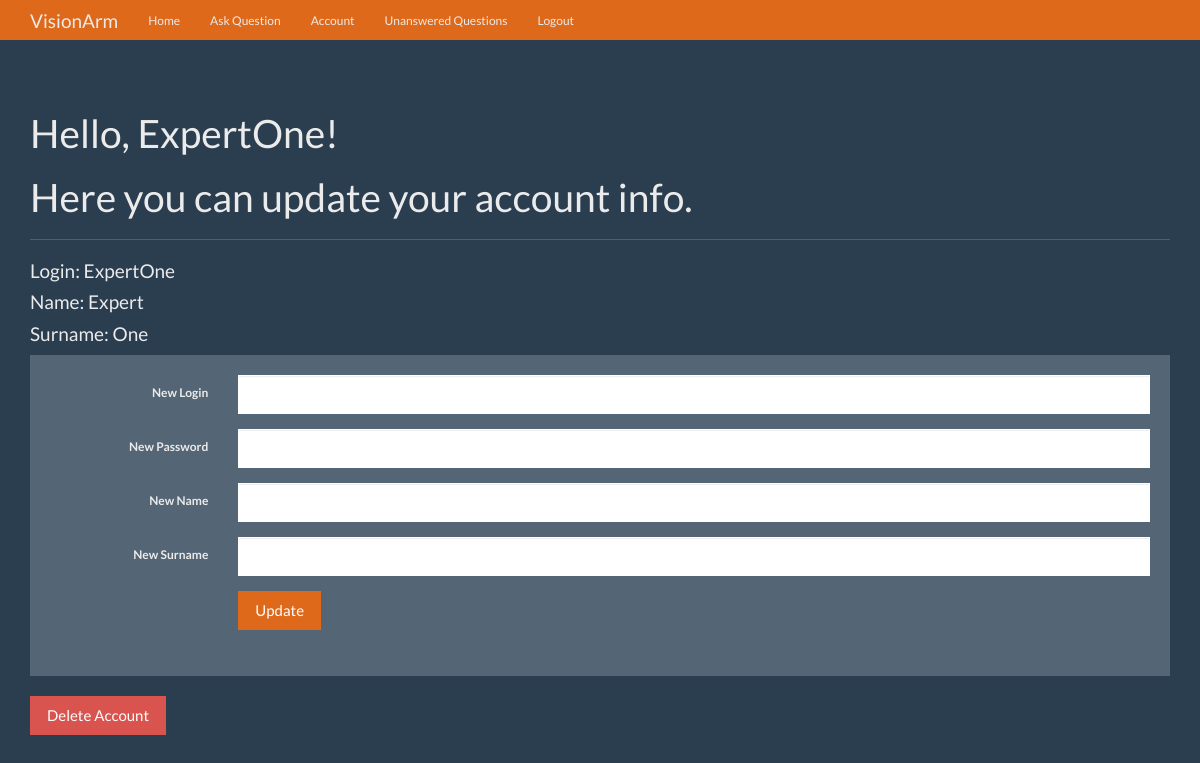
The page /edit (signed in) on the database its author committed.
### visionarm/models.py (models this page shows, shortened)
class User(db.Model, UserMixin):
    id = db.Column(db.Integer, primary_key=True)
    login = db.Column(db.String(50), nullable=False)
    password = db.Column(db.String(100), nullable=False)
    name = db.Column(db.String(50), nullable=False)
    surname = db.Column(db.String(50), nullable=False)
    expert = db.Column(db.Boolean)
    admin = db.Column(db.Boolean)
    questions_asked = db.relationship(
        'Question',
        foreign_keys='Question.asked_by_id',
        backref='asker',
        lazy=True
    )
    answers_requested = db.relationship(
        'Question',
        foreign_keys='Question.expert_id',
        backref='expert',
        lazy=True
    )
    @property
    def unhashed_password(self):
        raise AttributeError('Cannot view unhashed password!')

### visionarm/routes/main.py (the view, shortened to what this page needs)
@main.route('/edit', methods=['GET', 'POST'])
@login_required
def edit():
    return render_template('edit.html')

### visionarm/__init__.py (called while the page is built)
def create_app(config_file='settings.py'):
    app = Flask(__name__)
    app.config.from_pyfile(config_file)
    db.init_app(app)
    login_manager.init_app(app)
    login_manager.login_view = 'auth.login'
    @login_manager.user_loader
    def load_user(user_id):
        return User.query.get(user_id)
    app.register_blueprint(main)
    app.register_blueprint(auth)
    app.cli.add_command(create_tables)
    return app

### visionarm/templates/edit.html (shortened to what this page needs)
{% extends 'base.html' %}
{% block content %}
<div class="page-header">
        <h1>Hello, {{ current_user.login }}!</h1>
        <h1>Here you can update your account info.</h1>
      </div>
                <h4>Login: {{current_user.login}}</h4>
                <h4>Name: {{current_user.name}}</h4>
                <h4>Surname: {{current_user.surname}}</h4>
        <div class="row">
          <div class="col-lg-12">
            <div class="well bs-component">
              <form class="form-horizontal" method="POST" action="{{ url_for('main.edit') }}">
                <fieldset>
                  <div class="form-group">
                    <label for="inputLogin" class="col-lg-2 control-label">New Login</label>
                    <div class="col-lg-10">
                      <input type="text" class="form-control" name="new_login" id="inputLogin" required>
                    </div>
                  </div>
                  <div class="form-group">
                    <label for="inputPassword" class="col-lg-2 control-label">New Password</label>
                    <div class="col-lg-10">
                      <input type="password" class="form-control" name="new_unhashed_password" id="inputPassword" required>
                    </div>
                  </div>
                  <div class="form-group">
                    <label for="inputName" class="col-lg-2 control-label">New Name</label>
                    <div class="col-lg-10">
                      <input type="text" class="form-control" name="new_name" id="inputName" required>
                    </div>
                  </div>
                  <div class="form-group">
                    <label for="inputSurname" class="col-lg-2 control-label">New Surname</label>
                    <div class="col-lg-10">
                      <input type="text" class="form-control" name="new_surname" id="inputSurname" required>
                    </div>
                  </div>
                  <div class="form-group">
                    <div class="col-lg-10 col-lg-offset-2">
                      <button type="submit" class="btn btn-primary">Update</button>
                    </div>
                  </div>
                </fieldset>
              </form>
            </div>
            <form action="{{ url_for('main.delete', user_id=current_user.id) }}" method="POST">
              <button type="submit" class="btn btn-danger">Delete Account</button>
            </form>
          </div>
{% endblock %}

### visionarm/static/theme.css (style rules this page uses)
body { padding-top: 70px; padding-bottom: 30px; }

### rows shown on the page
User: login "ExpertOne", name "Expert", surname "One"
